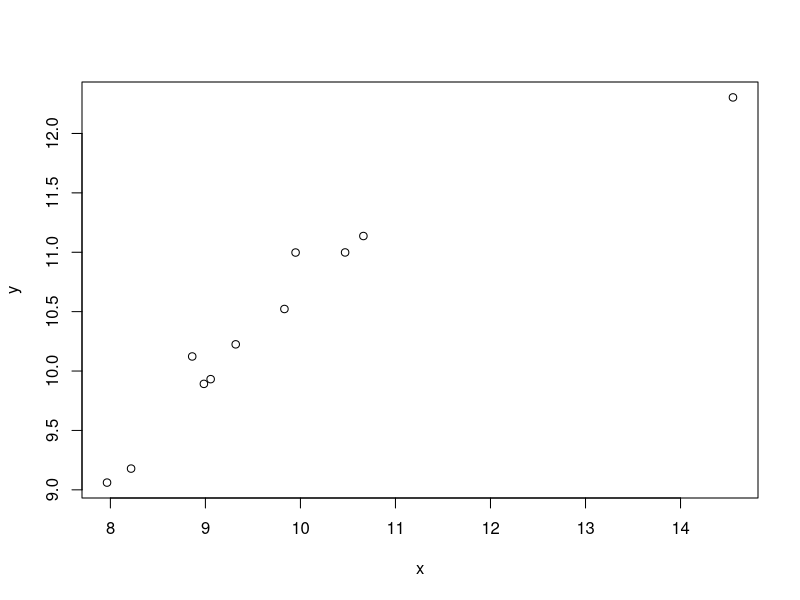
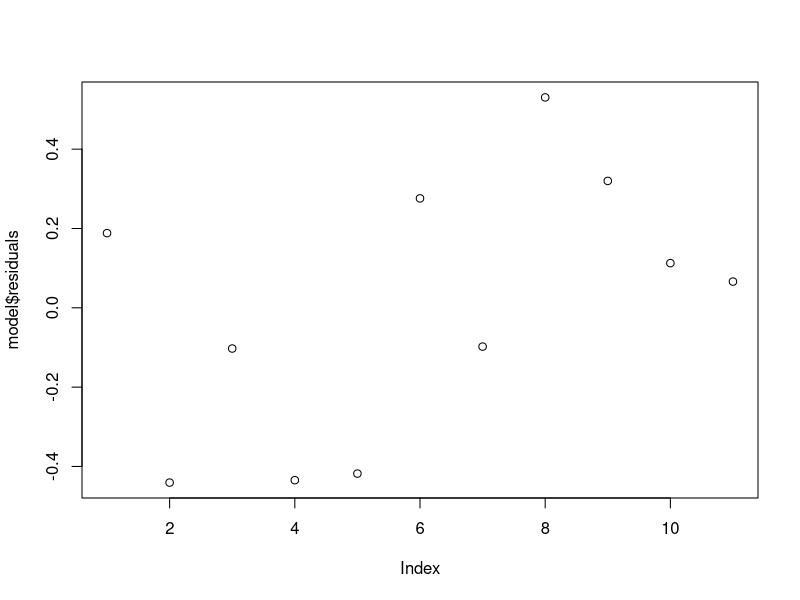
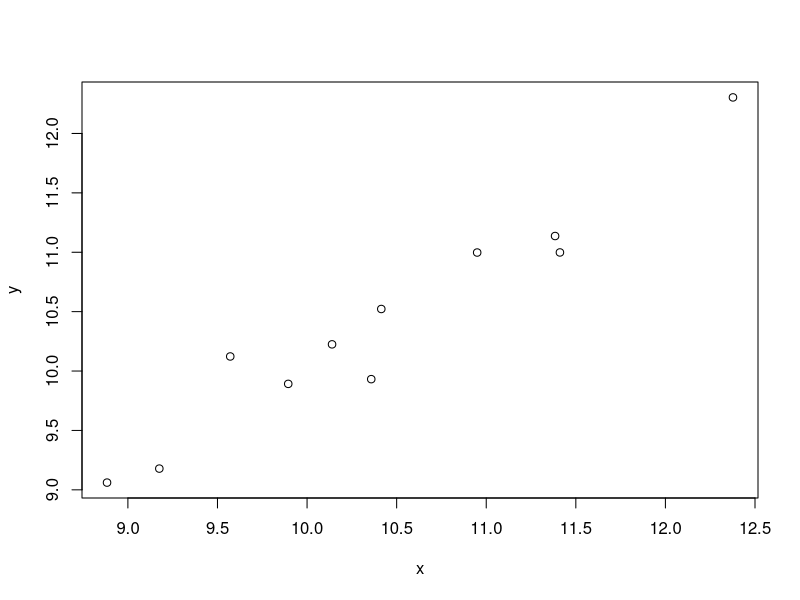
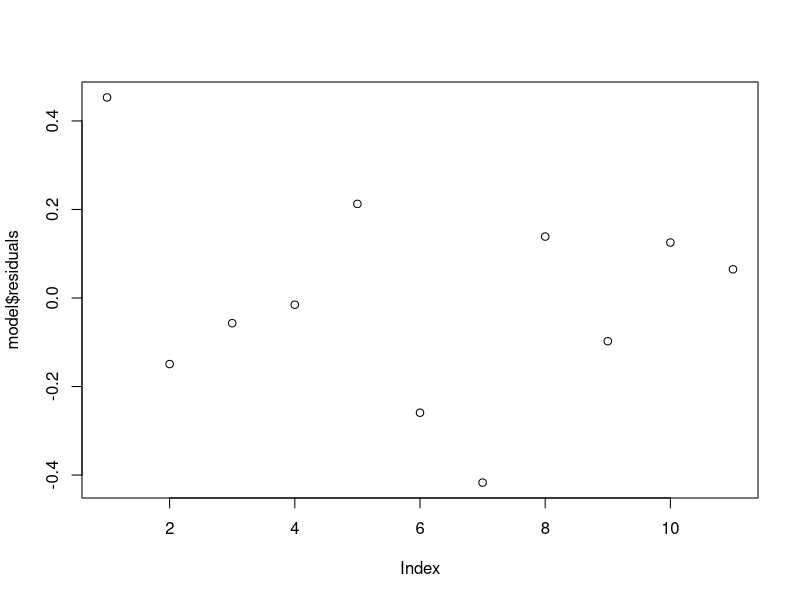
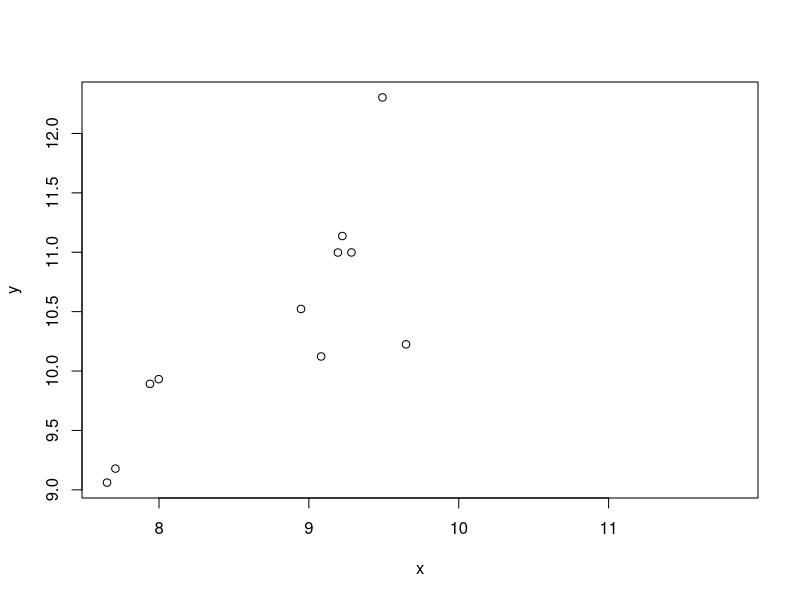
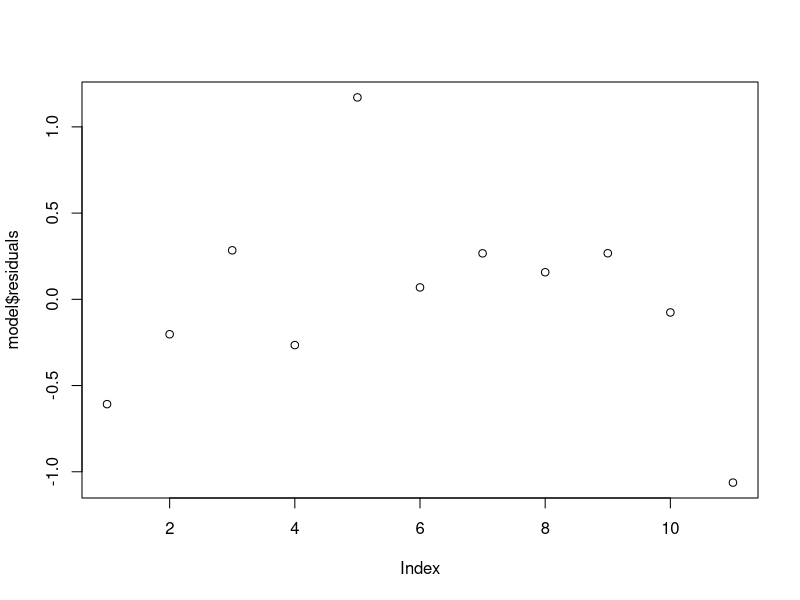
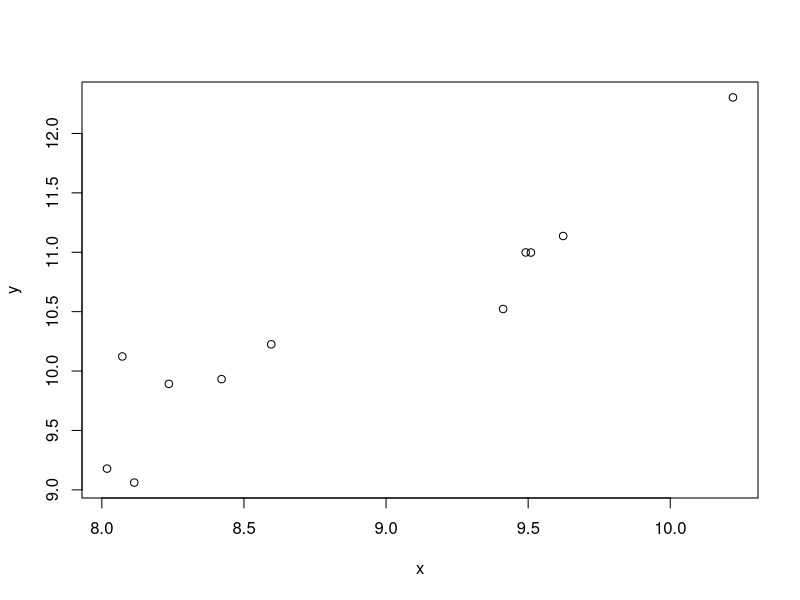
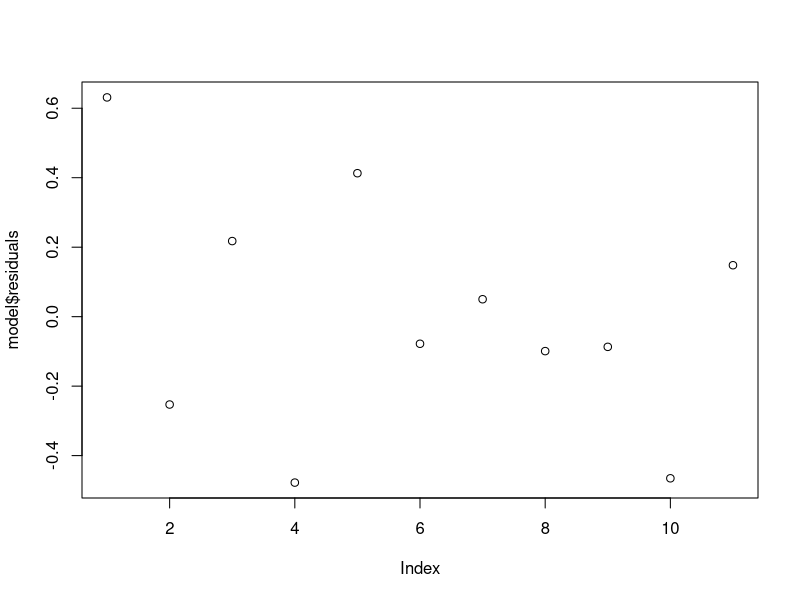

Generate these figures, in order, with R:
#Creator: Erik Suring (erik.suring@odfw.oregon.gov)

#OCN Covariate Charleston Water Temperature (CHAO3) January SST is sometimes unavailable due to sensor loss
#This code uses other buoy data to predict the CHAO3 January SST
#Previous years used only buoy 46050, but sensor loss in 2025 necessitated using additional buoys

library(dplyr)
library(lubridate)

#OPITT buoy dataset from Mark Sorel with mle interpolation for missing data 
buoy_sst_d <- read.csv("buoy_interp.csv")
#The OCN CHAO3 data is a monthly average - aggregate buoy data to a monthly January average
buoy_sst_d <- buoy_sst_d %>% 
  mutate(year = year(date))
buoy_sst_d <- buoy_sst_d %>% 
  mutate(month = month(date))
buoy_sst_d <- buoy_sst_d %>% 
  mutate(day = day(date))
buoy_sst_d <- buoy_sst_d %>% filter(month==1 & type=="mle" & year>2010)
buoy_sst_m <- aggregate(value~buoyid+year+month,buoy_sst_d,mean)
buoy_sst_jan <- tapply(buoy_sst_m$value, list(buoy_sst_m$year, buoy_sst_m$buoyid), mean)

#Charleston Water Temperature monthly average created by OCN forecast data download code
CWT <- read.csv("CWT.mon.csv")
#Match CWT timeseries to buoy data
CWT_jan <- CWT %>% filter (Year>2010)
CWT_jan <- CWT_jan[,1:2]
#Set up result dataframes
corTemp <- data.frame(matrix(NA, ncol = 4, nrow = 1))
colnames(corTemp) <- colnames(buoy_sst_jan)
predTemp <- data.frame(matrix(NA, ncol = 6, nrow = nrow(CWT_jan)))
colnames(predTemp) <- c("year", colnames(buoy_sst_jan), "weighted_avg")
predTemp$year <- CWT_jan$Year

#Use correlation for weights
for(i in 1:4){
  corTemp[i] <- cor(CWT_jan$Jan, buoy_sst_jan[,i], use = "complete.obs")
  }

#Make prediction based on linear relationship between years with shared data
for(j in 1:4){
  y <- CWT_jan$Jan
  x <- buoy_sst_jan[,j]
  predx <- as.data.frame(buoy_sst_jan[,j])
  model <- lm(y ~ x)
  predTemp[,j+1] <- round(predict(model, predx),2)
  plot(x,y)
  plot(model$residuals)
}

#Create weighted average
for(k in 1:nrow(predTemp)){
  predTemp[k,6] <- round(weighted.mean(predTemp[k,2:5], corTemp),2)  
}

print(predTemp[k,6])
plot(CWT_jan$Jan,predTemp$weighted_avg)
